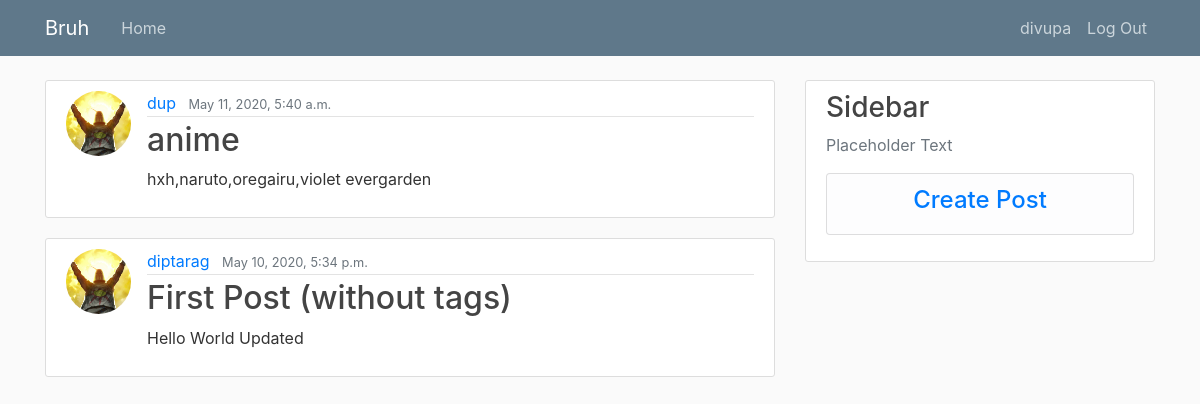
Screenshot of / (signed in) with the database file from the repository.
### Post/models.py (models this page shows, shortened)
class Post(models.Model):
	title = models.CharField(max_length=100)
	content = models.TextField()
	date_posted = models.DateTimeField(default=timezone.now)
	author = models.ForeignKey(User, on_delete=models.CASCADE)
	views = models.ManyToManyField(User, related_name='post_views', blank = True)
	likers = models.ManyToManyField(User, related_name = 'likers', blank = True)

### user/models.py (models this page shows, shortened)
class Profile(models.Model):
    user = models.OneToOneField(User, on_delete=models.CASCADE)
    image = models.ImageField(default='default.jpg', upload_to='profile_pics')
    bio = models.TextField(unique=False, default=" ")
    country = models.CharField(max_length=50, default=" ")
    gender = models.IntegerField(choices=SEX, default=0)

### Post/views.py (the view)
# urls.py: path('', PostListView.as_view(), name='blog-home'),
class PostListView(ListView):
    model = Post
    template_name = 'Post/home.html'  # <app>/<model>_<viewtype>.html
    context_object_name = 'posts'
    ordering = ['-date_posted']

### Post/templates/Post/home.html
{%  extends "base.html" %}
{% block content %}
<body>
	{% for post in posts %}
	<article class="media content-section">
				<img class = "rounded-circle article-img" src = "{{post.author.profile.image.url}}">
  <div class="media-body">
    <div class="article-metadata">
      <a class="mr-2" href="{% url 'profile' slug=post.author.username %}">{{ post.author }}</a>
      <small class="text-muted">{{ post.date_posted }}</small>
    </div>
    <h2><a class="article-title" href="{% url 'post-detail' post.id %}">{{ post.title }}</a></h2>
    <p class="article-content">{{ post.content }}</p>
  </div>
</article>
	{% endfor %}
</body>
{% endblock content %}

### templates/base.html (shortened to what this page needs)
{% load static %}
<!DOCTYPE HTML>
<html lang="en">
  <head>
     <link rel="stylesheet" href="https://stackpath.bootstrapcdn.com/bootstrap/4.1.3/css/bootstrap.min.css">
	<link rel="stylesheet" type="text/css" href="{%static 'main.css' %}">
</head>
<body>
	<header class="site-header">
  <nav class="navbar navbar-expand-md navbar-dark bg-steel fixed-top">
    <div class="container">
      <a class="navbar-brand mr-4" href="/">Bruh</a>
      <div class="collapse navbar-collapse" id="navbarToggle">
        <div class="navbar-nav mr-auto">
          <a class="nav-item nav-link" href="{% url 'blog-home' %}">Home</a>
        </div>
        <div class="navbar-nav">
          {% if user.is_authenticated%}
                      <a class="nav-item nav-link" href="{% url 'profile' slug=user.username %}"> {{user.username }}</a>
                      <a class="nav-item nav-link" href="{% url 'logout' %}">Log Out</a>
          {% else %}
                      <a class="nav-item nav-link" href="{% url 'login' %}">Login</a>
                      <a class="nav-item nav-link" href="{% url 'register' %}">Register</a>
          {% endif %}
        </div>
      </div>
    </div>
  </nav>
</header>
<main role="main" class="container">
  <div class="row">
    <div class="col-md-8">
      {% block content %}{% endblock %}
    </div>
    <div class="col-md-4">
      <div class="content-section">
        <h3>Sidebar</h3>
        <p class='text-muted'>Placeholder Text</p>
          <ul class="list-group">
            {% if user.is_authenticated%}
                <li class="list-group-item list-group-item-light"> <h4 align = "center" ><a href = "{% url 'post-create' %}"> Create Post </a> </h4></li>
            {% endif %}
          </ul>
      </div>
    </div>
  </div>
</main>
  </body>
</html>

### user/static/main.css (style rules this page uses)
body { background: #fafafa; color: #333333; margin-top: 5rem; }
h1, h2, h3, h4, h5, h6 { color: #444444; }
ul { margin: 0; }
.bg-steel { background-color: #5f788a; }
.site-header .navbar-nav .nav-link { color: #cbd5db; }
.content-section { background: #ffffff; padding: 10px 20px; border: 1px solid #dddddd; border-radius: 3px; margin-bottom: 20px; }
.article-title { color: #444444; }
.article-content { white-space: pre-line; }
.article-img { height: 65px; width: 65px; margin-right: 16px; }
.article-metadata { padding-bottom: 1px; margin-bottom: 4px; border-bottom: 1px solid #e3e3e3 }

### rows the page displays
Post: author.profile.image (placeholder picture), author "dup", date_posted "May 11, 2020, 5:40 a.m.", title "anime", content "hxh,naruto,oregairu,violet evergarden"
Post: author.profile.image (placeholder picture), author "diptarag", date_posted "May 10, 2020, 5:34 p.m.", title "First Post (without tags)", content "Hello World Updated"

### other values shown
{{ user.username }} "divupa"
